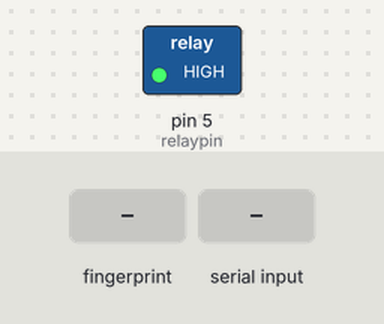
Simulated run of this sketch. Board: Arduino Uno, built with avr-gcc and run on an emulated ATmega328P. Parts: switched loads named in the sketch (green lamp = pin HIGH). The inputs (shaded band) are chosen by the test bench. What the sketch prints to the serial monitor is not drawn.

Above: at 2.3 s.
2.4 s: finger stored as number 1 placed on the sensor
At 3.4 s:
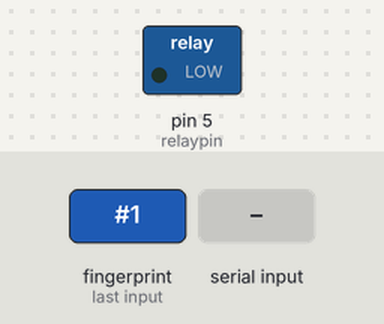
4.2 s: "l" received over Serial
7.2 s: "E90\n" received over Serial
Timing chart, 0 to 10.2 s (numbered marks = the images above; inputs shaded):
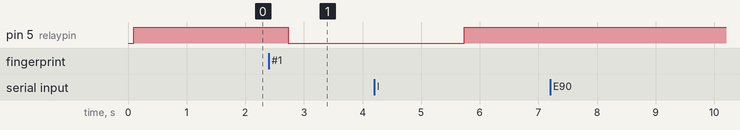

The sketch:

Finger.ino
```cpp
//센서 지문인식 빨간선부터 vcc(3.3V), 2번(rx), 3번(tx), gnd

#include <SoftwareSerial.h>
#include <Adafruit_Fingerprint.h>

// pin #2 is IN from sensor
// pin #3 is OUT from arduino
// Set up the serial port to use softwareserial

const uint8_t fp_Rx = 2;
const uint8_t fp_Tx = 3;

SoftwareSerial fp_Serial(fp_Rx, fp_Tx);

Adafruit_Fingerprint finger = Adafruit_Fingerprint(&fp_Serial);

uint8_t id;

//릴레이
const uint8_t relaypin = 5;

void setup() {
  // put your setup code here, to run once:

  Serial.begin(115200);
  while (!Serial);  // For Yun/Leo/Micro/Zero/...
  delay(100);

  //릴레이
  pinMode(relaypin, OUTPUT);
  digitalWrite(relaypin, HIGH);

  finger.begin(57600);

  if (finger.verifyPassword()) {
    Serial.println("Found fingerprint sensor!");
  } else {
    Serial.println("Did not find fingerprint sensor :(");
    while (1); { delay(1); }
  }
  finger_menu();

//  pinMode(led_pin, OUTPUT);

}

/////////////// Serial 메뉴창 ///////////////////////
void finger_menu(){
  finger.getTemplateCount(); // 현재 등록된 계정
  Serial.println(F("\n|----------[ 지문등록 menu ]----------|"));
  Serial.println(F("| type 'E' : Enroll finger id & data |"));
  Serial.println(F("| type 'D' : Delete finger Id        |"));
  Serial.println(F("| type 'L' : Show account number     |"));
  Serial.println(F("|------------------------------------|"));
}

uint8_t readnumber(void) {
  uint8_t num = 0;

  while (num == 0) {
    while (! Serial.available());
    num = Serial.parseInt();
  }
  return num;
}
void loop() {
  getFingerprintIDez();


  while(Serial.available()>0)
  {
    char finger_option = Serial.read();

    if(finger_option == 'E' || finger_option == 'e')
    {
      Serial.println("\nEnroll Finger");
      Serial.println("Ready to enroll a fingerprint!");
      Serial.println("등록할 ID # 숫자(1 ~ 127)를 입력하세요...");
      id = readnumber();
      if (id == 0) {// ID #0 not allowed, try again!
        return;
      }

      Serial.print("Enrolling ID #");
      Serial.println(id);
      while (!  getFingerprintEnroll() );
    }

    if(finger_option == 'D' || finger_option == 'd')
    {
      Serial.println("\nDelete Finger");

      Serial.println("삭제할 ID # 숫자(1 ~ 127)를 입력하세요...");
      id = readnumber();
      if (id == 0) {// ID #0 not allowed, try again!
        return;
      }

      Serial.print("Deleting ID #");
      Serial.println(id);
      deleteFingerprint(id);
    }

    if(finger_option == 'L' || finger_option == 'l')
    {
       if (finger.templateCount == 0) {
        Serial.println("등록된 지문 데이터가 없습니다. 먼저 등록하세요");
        finger_menu();
       }
       else {
        Serial.println("Waiting for valid finger...");
        Serial.print("등록된 계정 수 : "); Serial.println(finger.templateCount);
       }
    }
  }
}


/////////////////////////////지문 등록//////////////////////////////////////
uint8_t getFingerprintEnroll() {

  int p = -1;
  Serial.print("Waiting for valid finger to enroll as #"); Serial.println(id);
  while (p != FINGERPRINT_OK) {
    p = finger.getImage();
    switch (p) {
    case FINGERPRINT_OK:
      Serial.println("Image taken");
      break;
    case FINGERPRINT_NOFINGER:
      Serial.println(".");
      break;
    case FINGERPRINT_PACKETRECIEVEERR:
      Serial.println("Communication error");
      break;
    case FINGERPRINT_IMAGEFAIL:
      Serial.println("Imaging error");
      break;
    default:
      Serial.println("Unknown error");
      break;
    }
  }

  // OK success!

  p = finger.image2Tz(1);
  switch (p) {
    case FINGERPRINT_OK:
      Serial.println("Image converted");
      break;
    case FINGERPRINT_IMAGEMESS:
      Serial.println("Image too messy");
      return p;
    case FINGERPRINT_PACKETRECIEVEERR:
      Serial.println("Communication error");
      return p;
    case FINGERPRINT_FEATUREFAIL:
      Serial.println("Could not find fingerprint features");
      finger_menu();
      return p;
    case FINGERPRINT_INVALIDIMAGE:
      Serial.println("Could not find fingerprint features");
      finger_menu();
      return p;
    default:
      Serial.println("Unknown error");
      return p;
  }

  Serial.println("Remove finger");
  delay(2000);
  p = 0;
  while (p != FINGERPRINT_NOFINGER) {
    p = finger.getImage();
  }
  Serial.print("ID "); Serial.println(id);
  p = -1;
  Serial.println("Place same finger again");
  while (p != FINGERPRINT_OK) {
    p = finger.getImage();
    switch (p) {
    case FINGERPRINT_OK:
      Serial.println("Image taken");
      break;
    case FINGERPRINT_NOFINGER:
      Serial.print(".");
      break;
    case FINGERPRINT_PACKETRECIEVEERR:
      Serial.println("Communication error");
      break;
    case FINGERPRINT_IMAGEFAIL:
      Serial.println("Imaging error");
      break;
    default:
      Serial.println("Unknown error");
      break;
    }
  }

  // OK success!

  p = finger.image2Tz(2);
  switch (p) {
    case FINGERPRINT_OK:
      Serial.println("Image converted");
      break;
    case FINGERPRINT_IMAGEMESS:
      Serial.println("Image too messy");
      return p;
    case FINGERPRINT_PACKETRECIEVEERR:
      Serial.println("Communication error");
      return p;
    case FINGERPRINT_FEATUREFAIL:
      Serial.println("Could not find fingerprint features");
      finger_menu();
      return p;
    case FINGERPRINT_INVALIDIMAGE:
      Serial.println("Could not find fingerprint features");
      finger_menu();
      return p;
    default:
      Serial.println("Unknown error");
      return p;
  }

  // OK converted!
  Serial.print("Creating model for #");  Serial.println(id);

  p = finger.createModel();
  if (p == FINGERPRINT_OK) {
    Serial.println("Prints matched!");
  } else if (p == FINGERPRINT_PACKETRECIEVEERR) {
    Serial.println("Communication error");
    return p;
  } else if (p == FINGERPRINT_ENROLLMISMATCH) {
    Serial.println("Fingerprints did not match");
    finger_menu();
    return p;
  } else {
    Serial.println("Unknown error");
    return p;
  }

  Serial.print("ID "); Serial.println(id);
  p = finger.storeModel(id);
  if (p == FINGERPRINT_OK) {
    Serial.println("Stored!");
  } else if (p == FINGERPRINT_PACKETRECIEVEERR) {
    Serial.println("Communication error");
    return p;
  } else if (p == FINGERPRINT_BADLOCATION) {
    Serial.println("Could not store in that location");
    return p;
  } else if (p == FINGERPRINT_FLASHERR) {
    Serial.println("Error writing to flash");
    return p;
  } else {
    Serial.println("Unknown error");
    return p;
  }

  finger_menu();
  return true;
}

//////////////////////////// 지문삭제  /////////////////////////
uint8_t deleteFingerprint(uint8_t id) {
  uint8_t p = -1;

  p = finger.deleteModel(id);

  if (p == FINGERPRINT_OK) {
    Serial.println("Deleted!");
  } else if (p == FINGERPRINT_PACKETRECIEVEERR) {
    Serial.println("Communication error");
    return p;
  } else if (p == FINGERPRINT_BADLOCATION) {
    Serial.println("Could not delete in that location");
    return p;
  } else if (p == FINGERPRINT_FLASHERR) {
    Serial.println("Error writing to flash");
    return p;
  } else {
    Serial.print("Unknown error: 0x"); Serial.println(p, HEX);
    return p;
  }
  finger_menu();
}

////////////////////// 지문 인식체크 ////////////////////////////
uint8_t getFingerprintID() {
  uint8_t p = finger.getImage();
  switch (p) {
    case FINGERPRINT_OK:
      Serial.println("Image taken");
      break;
    case FINGERPRINT_NOFINGER:
      Serial.println("No finger detected");
      return p;
    case FINGERPRINT_PACKETRECIEVEERR:
      Serial.println("Communication error");
      return p;
    case FINGERPRINT_IMAGEFAIL:
      Serial.println("Imaging error");
      return p;
    default:
      Serial.println("Unknown error");
      return p;
  }

  // OK success!

  p = finger.image2Tz();
  switch (p) {
    case FINGERPRINT_OK:
      Serial.println("Image converted");
      break;
    case FINGERPRINT_IMAGEMESS:
      Serial.println("Image too messy");
      return p;
    case FINGERPRINT_PACKETRECIEVEERR:
      Serial.println("Communication error");
      return p;
    case FINGERPRINT_FEATUREFAIL:
      Serial.println("Could not find fingerprint features");
      return p;
    case FINGERPRINT_INVALIDIMAGE:
      Serial.println("Could not find fingerprint features");
      return p;
    default:
      Serial.println("Unknown error");
      return p;
  }

  // OK converted!
  p = finger.fingerSearch();
  if (p == FINGERPRINT_OK) {
    Serial.println("Found a print match!");
  } else if (p == FINGERPRINT_PACKETRECIEVEERR) {
    Serial.println("Communication error");
    return p;
  } else if (p == FINGERPRINT_NOTFOUND) {
    Serial.println("Did not find a match");
    return p;
  } else {
    Serial.println("Unknown error");
    return p;
  }

  // found a match!
  Serial.print("Found ID #"); Serial.print(finger.fingerID);
  Serial.print(" with confidence of "); Serial.println(finger.confidence);

  return finger.fingerID;
}


int getFingerprintIDez() {
  uint8_t p = finger.getImage();
  if (p != FINGERPRINT_OK)  return -1;

  p = finger.image2Tz();
  if (p != FINGERPRINT_OK)  return -1;

  p = finger.fingerFastSearch();
  if (p != FINGERPRINT_OK){
    Serial.println("등록된 지문이 아닙니다");
    return -1;
  }

  // found a match!
  Serial.print("접속자 ID #"); Serial.print(finger.fingerID);
  Serial.print(" with confidence of "); Serial.println(finger.confidence);
  if(finger.confidence >= 100){
    Serial.print("지문인식 성공, " );
    digitalWrite(relaypin, LOW); // 도어락 열림
    Serial.println("도어락 열림");
    delay(3000); //3초동안 열림
    digitalWrite(relaypin, HIGH);
    Serial.println("도어락 닫힘");
  }
  else{
    Serial.println("retouch");
  }

  return finger.fingerID;
}
```

Measured:
- after the input at 2.4 s, pin 5 (relaypin): HIGH → LOW after 0.34 s
- after the input at 7.2 s, every drawn part: stays the same
